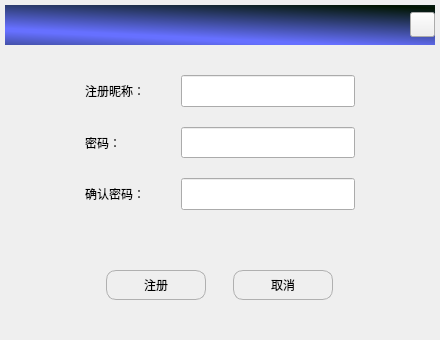
<?xml version="1.0" encoding="UTF-8"?>
<ui version="4.0">
 <class>LoginWin</class>
 <widget class="QWidget" name="LoginWin">
  <property name="geometry">
   <rect>
    <x>0</x>
    <y>0</y>
    <width>440</width>
    <height>340</height>
   </rect>
  </property>
  <property name="minimumSize">
   <size>
    <width>440</width>
    <height>340</height>
   </size>
  </property>
  <property name="maximumSize">
   <size>
    <width>440</width>
    <height>354</height>
   </size>
  </property>
  <property name="windowTitle">
   <string>LoginWin</string>
  </property>
  <layout class="QGridLayout" name="gridLayout_2">
   <property name="leftMargin">
    <number>5</number>
   </property>
   <property name="topMargin">
    <number>5</number>
   </property>
   <property name="rightMargin">
    <number>5</number>
   </property>
   <property name="bottomMargin">
    <number>5</number>
   </property>
   <item row="0" column="0">
    <widget class="QStackedWidget" name="stack_wid_main">
     <property name="currentIndex">
      <number>1</number>
     </property>
     <widget class="QWidget" name="main_page">
      <layout class="QVBoxLayout" name="verticalLayout_2" stretch="10,10">
       <property name="spacing">
        <number>0</number>
       </property>
       <property name="leftMargin">
        <number>0</number>
       </property>
       <property name="topMargin">
        <number>0</number>
       </property>
       <property name="rightMargin">
        <number>0</number>
       </property>
       <property name="bottomMargin">
        <number>0</number>
       </property>
       <item>
        <widget class="QWidget" name="wid_top" native="true">
         <property name="minimumSize">
          <size>
           <width>0</width>
           <height>130</height>
          </size>
         </property>
         <property name="maximumSize">
          <size>
           <width>16777215</width>
           <height>130</height>
          </size>
         </property>
         <property name="styleSheet">
          <string notr="true">#wid_top
{
background-color: qlineargradient(spread:reflect, x1:0.845, y1:0, x2:0.408, y2:0.829727, stop:0 rgba(0, 20, 0, 255), stop:0.966102 rgba(102, 112, 255, 255));
}</string>
         </property>
         <layout class="QVBoxLayout" name="verticalLayout_3" stretch="10,10">
          <property name="spacing">
           <number>0</number>
          </property>
          <property name="leftMargin">
           <number>0</number>
          </property>
          <property name="topMargin">
           <number>0</number>
          </property>
          <property name="rightMargin">
           <number>0</number>
          </property>
          <property name="bottomMargin">
           <number>0</number>
          </property>
          <item>
           <widget class="QWidget" name="wid_tool" native="true">
            <property name="minimumSize">
             <size>
              <width>0</width>
              <height>50</height>
             </size>
            </property>
            <property name="maximumSize">
             <size>
              <width>16777215</width>
              <height>50</height>
             </size>
            </property>
            <layout class="QHBoxLayout" name="horizontalLayout" stretch="10,0,10,4">
             <property name="spacing">
              <number>0</number>
             </property>
             <property name="leftMargin">
              <number>0</number>
             </property>
             <property name="topMargin">
              <number>0</number>
             </property>
             <property name="rightMargin">
              <number>0</number>
             </property>
             <property name="bottomMargin">
              <number>0</number>
             </property>
             <item>
              <widget class="QLabel" name="lab_logo">
               <property name="minimumSize">
                <size>
                 <width>50</width>
                 <height>0</height>
                </size>
               </property>
               <property name="maximumSize">
                <size>
                 <width>50</width>
                 <height>16777215</height>
                </size>
               </property>
               <property name="styleSheet">
                <string notr="true">border-image: url(:/PandaChatClient/all_image/Win_Login/logo.png);
margin-top:8px;
margin-bottom:8px;
margin-left:8px;
margin-right:8px;</string>
               </property>
               <property name="text">
                <string/>
               </property>
              </widget>
             </item>
             <item>
              <widget class="QLabel" name="lab_logo_text">
               <property name="minimumSize">
                <size>
                 <width>100</width>
                 <height>0</height>
                </size>
               </property>
               <property name="maximumSize">
                <size>
                 <width>100</width>
                 <height>16777215</height>
                </size>
               </property>
               <property name="styleSheet">
                <string notr="true">color: rgb(255, 255, 255);
border-image: url(:/PandaChatClient/all_image/Win_Login/logo_text.png);
margin-top:10px;
margin-bottom:10px;
</string>
               </property>
               <property name="text">
                <string/>
               </property>
              </widget>
             </item>
             <item>
              <spacer name="horizontalSpacer">
               <property name="orientation">
                <enum>Qt::Horizontal</enum>
               </property>
               <property name="sizeHint" stdset="0">
                <size>
                 <width>197</width>
                 <height>20</height>
                </size>
               </property>
              </spacer>
             </item>
             <item>
              <widget class="QWidget" name="wid_top_btns" native="true">
               <layout class="QGridLayout" name="gridLayout" rowstretch="1,1" columnstretch="10,10,10">
                <property name="leftMargin">
                 <number>2</number>
                </property>
                <property name="topMargin">
                 <number>0</number>
                </property>
                <property name="rightMargin">
                 <number>0</number>
                </property>
                <property name="bottomMargin">
                 <number>0</number>
                </property>
                <property name="spacing">
                 <number>0</number>
                </property>
                <item row="0" column="0">
                 <widget class="QPushButton" name="btn_setting">
                  <property name="sizePolicy">
                   <sizepolicy hsizetype="Expanding" vsizetype="Expanding">
                    <horstretch>0</horstretch>
                    <verstretch>0</verstretch>
                   </sizepolicy>
                  </property>
                  <property name="minimumSize">
                   <size>
                    <width>25</width>
                    <height>25</height>
                   </size>
                  </property>
                  <property name="maximumSize">
                   <size>
                    <width>25</width>
                    <height>25</height>
                   </size>
                  </property>
                  <property name="focusPolicy">
                   <enum>Qt::ClickFocus</enum>
                  </property>
                  <property name="styleSheet">
                   <string notr="true">

QPushButton 
{
border-image: url(:/PandaChatClient/all_image/Win_Login/setting.png);
}

QPushButton:pressed
{
border-image: url(:/PandaChatClient/all_image/Win_Login/setting.png);
background-color: rgb(255, 255, 255,200);
}
QPushButton:hover
{
border-image: url(:/PandaChatClient/all_image/Win_Login/setting.png);
background-color: rgb(255, 255, 255,100);
}


QPushButton:disabled 
{

}</string>
                  </property>
                  <property name="text">
                   <string/>
                  </property>
                 </widget>
                </item>
                <item row="0" column="1">
                 <widget class="QPushButton" name="btn_min">
                  <property name="sizePolicy">
                   <sizepolicy hsizetype="Expanding" vsizetype="Expanding">
                    <horstretch>0</horstretch>
                    <verstretch>0</verstretch>
                   </sizepolicy>
                  </property>
                  <property name="minimumSize">
                   <size>
                    <width>25</width>
                    <height>25</height>
                   </size>
                  </property>
                  <property name="maximumSize">
                   <size>
                    <width>25</width>
                    <height>25</height>
                   </size>
                  </property>
                  <property name="focusPolicy">
                   <enum>Qt::ClickFocus</enum>
                  </property>
                  <property name="styleSheet">
                   <string notr="true">

QPushButton 
{
border-image: url(:/PandaChatClient/all_image/Win_Login/win_min.png);
}

QPushButton:pressed
{
border-image: url(:/PandaChatClient/all_image/Win_Login/win_min.png);
background-color: rgb(255, 255, 255,200);
}
QPushButton:hover
{
border-image: url(:/PandaChatClient/all_image/Win_Login/win_min.png);
background-color: rgb(255, 255, 255,100);
}


QPushButton:disabled 
{

}</string>
                  </property>
                  <property name="text">
                   <string/>
                  </property>
                 </widget>
                </item>
                <item row="0" column="2">
                 <widget class="QPushButton" name="btn_close">
                  <property name="minimumSize">
                   <size>
                    <width>25</width>
                    <height>25</height>
                   </size>
                  </property>
                  <property name="maximumSize">
                   <size>
                    <width>25</width>
                    <height>25</height>
                   </size>
                  </property>
                  <property name="focusPolicy">
                   <enum>Qt::ClickFocus</enum>
                  </property>
                  <property name="styleSheet">
                   <string notr="true">
QPushButton 
{
border-image: url(:/PandaChatClient/all_image/Win_Login/close.png);
}

QPushButton:pressed
{
border-image: url(:/PandaChatClient/all_image/Win_Login/close.png);
background-color: rgb(255, 84, 57,255);
}
QPushButton:hover
{
border-image: url(:/PandaChatClient/all_image/Win_Login/close.png);
background-color: rgb(255, 84, 57,255);
}


QPushButton:disabled 
{

}</string>
                  </property>
                  <property name="text">
                   <string/>
                  </property>
                 </widget>
                </item>
                <item row="1" column="1">
                 <spacer name="verticalSpacer_2">
                  <property name="orientation">
                   <enum>Qt::Vertical</enum>
                  </property>
                  <property name="sizeHint" stdset="0">
                   <size>
                    <width>20</width>
                    <height>22</height>
                   </size>
                  </property>
                 </spacer>
                </item>
               </layout>
              </widget>
             </item>
            </layout>
           </widget>
          </item>
          <item>
           <spacer name="verticalSpacer">
            <property name="orientation">
             <enum>Qt::Vertical</enum>
            </property>
            <property name="sizeHint" stdset="0">
             <size>
              <width>20</width>
              <height>77</height>
             </size>
            </property>
           </spacer>
          </item>
         </layout>
        </widget>
       </item>
       <item>
        <widget class="QWidget" name="wid_bottom" native="true">
         <property name="styleSheet">
          <string notr="true">#wid_bottom
{
background-color: rgb(255, 255, 255);
}</string>
         </property>
         <layout class="QHBoxLayout" name="horizontalLayout_2" stretch="10,10,10">
          <property name="spacing">
           <number>0</number>
          </property>
          <property name="leftMargin">
           <number>0</number>
          </property>
          <property name="topMargin">
           <number>0</number>
          </property>
          <property name="rightMargin">
           <number>0</number>
          </property>
          <property name="bottomMargin">
           <number>0</number>
          </property>
          <item>
           <widget class="QWidget" name="wid_left" native="true">
            <layout class="QVBoxLayout" name="verticalLayout_4">
             <property name="spacing">
              <number>0</number>
             </property>
             <property name="leftMargin">
              <number>0</number>
             </property>
             <property name="topMargin">
              <number>0</number>
             </property>
             <property name="rightMargin">
              <number>0</number>
             </property>
             <property name="bottomMargin">
              <number>10</number>
             </property>
             <item>
              <spacer name="verticalSpacer_3">
               <property name="orientation">
                <enum>Qt::Vertical</enum>
               </property>
               <property name="sizeHint" stdset="0">
                <size>
                 <width>20</width>
                 <height>175</height>
                </size>
               </property>
              </spacer>
             </item>
             <item>
              <widget class="QPushButton" name="btn_register">
               <property name="focusPolicy">
                <enum>Qt::ClickFocus</enum>
               </property>
               <property name="styleSheet">
                <string notr="true">
QPushButton 
{
color: rgb(166, 166, 166);
border:0px;

}

QPushButton:pressed
{
color: rgb(100, 100, 100);
border:0px;
}

QPushButton:hover
{
color: rgb(100, 100, 100);
border:0px;
}


QPushButton:disabled 
{

}</string>
               </property>
               <property name="text">
                <string>注册账号</string>
               </property>
              </widget>
             </item>
            </layout>
           </widget>
          </item>
          <item>
           <widget class="QWidget" name="wid_mid" native="true">
            <property name="minimumSize">
             <size>
              <width>240</width>
              <height>0</height>
             </size>
            </property>
            <property name="maximumSize">
             <size>
              <width>240</width>
              <height>16777215</height>
             </size>
            </property>
            <layout class="QVBoxLayout" name="verticalLayout_5">
             <property name="spacing">
              <number>8</number>
             </property>
             <property name="leftMargin">
              <number>0</number>
             </property>
             <property name="topMargin">
              <number>40</number>
             </property>
             <property name="rightMargin">
              <number>0</number>
             </property>
             <property name="bottomMargin">
              <number>20</number>
             </property>
             <item>
              <widget class="QWidget" name="wid_account" native="true">
               <property name="sizePolicy">
                <sizepolicy hsizetype="Expanding" vsizetype="Expanding">
                 <horstretch>0</horstretch>
                 <verstretch>0</verstretch>
                </sizepolicy>
               </property>
               <property name="minimumSize">
                <size>
                 <width>0</width>
                 <height>30</height>
                </size>
               </property>
               <property name="maximumSize">
                <size>
                 <width>16777215</width>
                 <height>30</height>
                </size>
               </property>
               <property name="styleSheet">
                <string notr="true">#wid_account
{
border:1px solid;
border-top:0px;
border-left:0px;
border-right:0px;
border-color:rgb(229,229,229);
}</string>
               </property>
               <layout class="QHBoxLayout" name="horizontalLayout_3" stretch="1,10">
                <property name="spacing">
                 <number>5</number>
                </property>
                <property name="leftMargin">
                 <number>2</number>
                </property>
                <property name="topMargin">
                 <number>1</number>
                </property>
                <property name="rightMargin">
                 <number>2</number>
                </property>
                <property name="bottomMargin">
                 <number>1</number>
                </property>
                <item>
                 <widget class="QLabel" name="lab_account_logo">
                  <property name="minimumSize">
                   <size>
                    <width>20</width>
                    <height>20</height>
                   </size>
                  </property>
                  <property name="maximumSize">
                   <size>
                    <width>20</width>
                    <height>20</height>
                   </size>
                  </property>
                  <property name="styleSheet">
                   <string notr="true">border-image: url(:/PandaChatClient/all_image/Win_Login/uncheck_account_ logo.png);</string>
                  </property>
                  <property name="text">
                   <string/>
                  </property>
                 </widget>
                </item>
                <item>
                 <widget class="QLineEdit" name="edit_account">
                  <property name="sizePolicy">
                   <sizepolicy hsizetype="Expanding" vsizetype="Expanding">
                    <horstretch>0</horstretch>
                    <verstretch>0</verstretch>
                   </sizepolicy>
                  </property>
                  <property name="focusPolicy">
                   <enum>Qt::StrongFocus</enum>
                  </property>
                  <property name="styleSheet">
                   <string notr="true">border:0px;</string>
                  </property>
                 </widget>
                </item>
               </layout>
              </widget>
             </item>
             <item>
              <widget class="QWidget" name="wid_password" native="true">
               <property name="sizePolicy">
                <sizepolicy hsizetype="Expanding" vsizetype="Expanding">
                 <horstretch>0</horstretch>
                 <verstretch>0</verstretch>
                </sizepolicy>
               </property>
               <property name="minimumSize">
                <size>
                 <width>0</width>
                 <height>30</height>
                </size>
               </property>
               <property name="maximumSize">
                <size>
                 <width>1111111</width>
                 <height>30</height>
                </size>
               </property>
               <property name="styleSheet">
                <string notr="true">#wid_password
{
border:1px solid;
border-top:0px;
border-left:0px;
border-right:0px;
border-color:rgb(229,229,229);
}</string>
               </property>
               <layout class="QHBoxLayout" name="horizontalLayout_4" stretch="10,100">
                <property name="spacing">
                 <number>5</number>
                </property>
                <property name="leftMargin">
                 <number>2</number>
                </property>
                <property name="topMargin">
                 <number>1</number>
                </property>
                <property name="rightMargin">
                 <number>2</number>
                </property>
                <property name="bottomMargin">
                 <number>1</number>
                </property>
                <item>
                 <widget class="QLabel" name="lab_password_logo">
                  <property name="minimumSize">
                   <size>
                    <width>20</width>
                    <height>20</height>
                   </size>
                  </property>
                  <property name="maximumSize">
                   <size>
                    <width>20</width>
                    <height>20</height>
                   </size>
                  </property>
                  <property name="styleSheet">
                   <string notr="true">border-image: url(:/PandaChatClient/all_image/Win_Login/uncheck_code_logo.png);</string>
                  </property>
                  <property name="text">
                   <string/>
                  </property>
                 </widget>
                </item>
                <item>
                 <widget class="QLineEdit" name="edit_password">
                  <property name="sizePolicy">
                   <sizepolicy hsizetype="Expanding" vsizetype="Expanding">
                    <horstretch>0</horstretch>
                    <verstretch>0</verstretch>
                   </sizepolicy>
                  </property>
                  <property name="minimumSize">
                   <size>
                    <width>0</width>
                    <height>1</height>
                   </size>
                  </property>
                  <property name="maximumSize">
                   <size>
                    <width>16777215</width>
                    <height>11111</height>
                   </size>
                  </property>
                  <property name="styleSheet">
                   <string notr="true">border:0px;</string>
                  </property>
                  <property name="echoMode">
                   <enum>QLineEdit::Password</enum>
                  </property>
                 </widget>
                </item>
               </layout>
              </widget>
             </item>
             <item>
              <widget class="QWidget" name="wid_btns" native="true">
               <property name="sizePolicy">
                <sizepolicy hsizetype="Expanding" vsizetype="Expanding">
                 <horstretch>0</horstretch>
                 <verstretch>0</verstretch>
                </sizepolicy>
               </property>
               <property name="minimumSize">
                <size>
                 <width>0</width>
                 <height>35</height>
                </size>
               </property>
               <property name="maximumSize">
                <size>
                 <width>16777215</width>
                 <height>35</height>
                </size>
               </property>
               <layout class="QHBoxLayout" name="horizontalLayout_5">
                <property name="spacing">
                 <number>0</number>
                </property>
                <property name="leftMargin">
                 <number>0</number>
                </property>
                <property name="topMargin">
                 <number>0</number>
                </property>
                <property name="rightMargin">
                 <number>0</number>
                </property>
                <property name="bottomMargin">
                 <number>0</number>
                </property>
                <item>
                 <widget class="QCheckBox" name="checkbtn_auto_login">
                  <property name="focusPolicy">
                   <enum>Qt::ClickFocus</enum>
                  </property>
                  <property name="styleSheet">
                   <string notr="true">QCheckBox{color:rgb(166,166,166)} 

QCheckBox::indicator {width: 15px; height:15px;color: rgb(166, 166, 166);}

QCheckBox:focus
{
color:rgb(166, 166, 166);
}

QCheckBox::indicator:unchecked {border-image: url(:/PandaChatClient/all_image/Win_Login/uncheck_checkbtn.png);}


QCheckBox::indicator:checked {border-image: url(:/PandaChatClient/all_image/Win_Login/check_checkbtn.png);}
</string>
                  </property>
                  <property name="text">
                   <string>自动登陆</string>
                  </property>
                 </widget>
                </item>
                <item>
                 <widget class="QCheckBox" name="checkbtn_remb_password">
                  <property name="focusPolicy">
                   <enum>Qt::ClickFocus</enum>
                  </property>
                  <property name="styleSheet">
                   <string notr="true">QCheckBox{color:rgb(166,166,166)} 

QCheckBox::indicator {width: 15px; height:15px;color: rgb(166, 166, 166);}

QCheckBox:focus
{
color:rgb(166, 166, 166);
}

QCheckBox::indicator:unchecked {border-image: url(:/PandaChatClient/all_image/Win_Login/uncheck_checkbtn.png);}


QCheckBox::indicator:checked {border-image: url(:/PandaChatClient/all_image/Win_Login/check_checkbtn.png);}</string>
                  </property>
                  <property name="text">
                   <string>记住密码</string>
                  </property>
                 </widget>
                </item>
                <item>
                 <widget class="QPushButton" name="btn_search_password">
                  <property name="focusPolicy">
                   <enum>Qt::ClickFocus</enum>
                  </property>
                  <property name="styleSheet">
                   <string notr="true">background-color: rgb(255, 255, 255);
color: rgb(166, 166, 166);
border:0px;</string>
                  </property>
                  <property name="text">
                   <string>找回密码</string>
                  </property>
                 </widget>
                </item>
               </layout>
              </widget>
             </item>
             <item>
              <widget class="QPushButton" name="btn_login_in">
               <property name="sizePolicy">
                <sizepolicy hsizetype="Expanding" vsizetype="Expanding">
                 <horstretch>0</horstretch>
                 <verstretch>0</verstretch>
                </sizepolicy>
               </property>
               <property name="minimumSize">
                <size>
                 <width>0</width>
                 <height>35</height>
                </size>
               </property>
               <property name="maximumSize">
                <size>
                 <width>16777215</width>
                 <height>35</height>
                </size>
               </property>
               <property name="focusPolicy">
                <enum>Qt::ClickFocus</enum>
               </property>
               <property name="styleSheet">
                <string notr="true">color: rgb(255, 255, 255);
background-color: rgb(80, 90, 196);
radius:5px;
border-radius:5px;</string>
               </property>
               <property name="text">
                <string>登陆</string>
               </property>
              </widget>
             </item>
            </layout>
           </widget>
          </item>
          <item>
           <widget class="QWidget" name="wid_right" native="true"/>
          </item>
         </layout>
        </widget>
       </item>
      </layout>
     </widget>
     <widget class="QWidget" name="regist_page">
      <layout class="QGridLayout" name="gridLayout_3">
       <property name="leftMargin">
        <number>0</number>
       </property>
       <property name="topMargin">
        <number>0</number>
       </property>
       <property name="rightMargin">
        <number>0</number>
       </property>
       <property name="bottomMargin">
        <number>0</number>
       </property>
       <property name="spacing">
        <number>0</number>
       </property>
       <item row="0" column="0">
        <widget class="QWidget" name="wid_regist" native="true">
         <layout class="QVBoxLayout" name="verticalLayout" stretch="10,110,10">
          <property name="spacing">
           <number>0</number>
          </property>
          <property name="leftMargin">
           <number>0</number>
          </property>
          <property name="topMargin">
           <number>0</number>
          </property>
          <property name="rightMargin">
           <number>0</number>
          </property>
          <property name="bottomMargin">
           <number>0</number>
          </property>
          <item>
           <widget class="QWidget" name="wid_regist_top" native="true">
            <property name="minimumSize">
             <size>
              <width>0</width>
              <height>40</height>
             </size>
            </property>
            <property name="maximumSize">
             <size>
              <width>16777215</width>
              <height>40</height>
             </size>
            </property>
            <property name="styleSheet">
             <string notr="true">#wid_regist_top
{
background-color: qlineargradient(spread:reflect, x1:0.845, y1:0, x2:0.408, y2:0.829727, stop:0 rgba(0, 20, 0, 255), stop:0.966102 rgba(102, 112, 255, 255));
}</string>
            </property>
            <layout class="QHBoxLayout" name="horizontalLayout_6" stretch="0,0">
             <property name="spacing">
              <number>0</number>
             </property>
             <property name="leftMargin">
              <number>0</number>
             </property>
             <property name="topMargin">
              <number>0</number>
             </property>
             <property name="rightMargin">
              <number>0</number>
             </property>
             <property name="bottomMargin">
              <number>0</number>
             </property>
             <item>
              <spacer name="horizontalSpacer_2">
               <property name="orientation">
                <enum>Qt::Horizontal</enum>
               </property>
               <property name="sizeHint" stdset="0">
                <size>
                 <width>40</width>
                 <height>20</height>
                </size>
               </property>
              </spacer>
             </item>
             <item>
              <widget class="QPushButton" name="btn_regist_close">
               <property name="minimumSize">
                <size>
                 <width>25</width>
                 <height>25</height>
                </size>
               </property>
               <property name="maximumSize">
                <size>
                 <width>25</width>
                 <height>25</height>
                </size>
               </property>
               <property name="styleSheet">
                <string notr="true">
QPushButton 
{
border-image: url(:/PandaChatClient/all_image/Win_Login/close.png);
padding-left:10px;

}

QPushButton:pressed
{
border-image: url(:/PandaChatClient/all_image/Win_Login/close.png);
background-color: rgb(255, 84, 57,255);
}
QPushButton:hover
{
border-image: url(:/PandaChatClient/all_image/Win_Login/close.png);
background-color: rgb(255, 84, 57,255);
padding-left:10px;
}


QPushButton:disabled 
{

}</string>
               </property>
               <property name="text">
                <string/>
               </property>
              </widget>
             </item>
            </layout>
           </widget>
          </item>
          <item>
           <widget class="QWidget" name="wid_regist_main" native="true">
            <property name="styleSheet">
             <string notr="true">#wid_regist_main
{

	background-color: rgb(239, 239, 239);
}</string>
            </property>
            <layout class="QVBoxLayout" name="verticalLayout_6">
             <property name="spacing">
              <number>20</number>
             </property>
             <property name="leftMargin">
              <number>80</number>
             </property>
             <property name="topMargin">
              <number>30</number>
             </property>
             <property name="rightMargin">
              <number>80</number>
             </property>
             <property name="bottomMargin">
              <number>5</number>
             </property>
             <item>
              <layout class="QHBoxLayout" name="horizontalLayout_7">
               <item>
                <widget class="QLabel" name="lab_regist_name">
                 <property name="minimumSize">
                  <size>
                   <width>90</width>
                   <height>0</height>
                  </size>
                 </property>
                 <property name="maximumSize">
                  <size>
                   <width>90</width>
                   <height>16777215</height>
                  </size>
                 </property>
                 <property name="text">
                  <string>注册昵称：</string>
                 </property>
                </widget>
               </item>
               <item>
                <widget class="QLineEdit" name="edit_regist_name">
                 <property name="sizePolicy">
                  <sizepolicy hsizetype="Expanding" vsizetype="Expanding">
                   <horstretch>0</horstretch>
                   <verstretch>0</verstretch>
                  </sizepolicy>
                 </property>
                 <property name="maxLength">
                  <number>8</number>
                 </property>
                </widget>
               </item>
              </layout>
             </item>
             <item>
              <layout class="QHBoxLayout" name="horizontalLayout_8">
               <item>
                <widget class="QLabel" name="lab_regist_password">
                 <property name="minimumSize">
                  <size>
                   <width>90</width>
                   <height>0</height>
                  </size>
                 </property>
                 <property name="maximumSize">
                  <size>
                   <width>90</width>
                   <height>16777215</height>
                  </size>
                 </property>
                 <property name="text">
                  <string>密码：</string>
                 </property>
                </widget>
               </item>
               <item>
                <widget class="QLineEdit" name="edit_regist_password">
                 <property name="sizePolicy">
                  <sizepolicy hsizetype="Expanding" vsizetype="Expanding">
                   <horstretch>0</horstretch>
                   <verstretch>0</verstretch>
                  </sizepolicy>
                 </property>
                 <property name="maxLength">
                  <number>10</number>
                 </property>
                 <property name="echoMode">
                  <enum>QLineEdit::Password</enum>
                 </property>
                </widget>
               </item>
              </layout>
             </item>
             <item>
              <layout class="QHBoxLayout" name="horizontalLayout_9">
               <item>
                <widget class="QLabel" name="lab_regist_password_confirm">
                 <property name="minimumSize">
                  <size>
                   <width>90</width>
                   <height>0</height>
                  </size>
                 </property>
                 <property name="maximumSize">
                  <size>
                   <width>90</width>
                   <height>16777215</height>
                  </size>
                 </property>
                 <property name="text">
                  <string>确认密码：</string>
                 </property>
                </widget>
               </item>
               <item>
                <widget class="QLineEdit" name="edit_regist_password_confirm">
                 <property name="sizePolicy">
                  <sizepolicy hsizetype="Expanding" vsizetype="Expanding">
                   <horstretch>0</horstretch>
                   <verstretch>0</verstretch>
                  </sizepolicy>
                 </property>
                 <property name="maxLength">
                  <number>10</number>
                 </property>
                 <property name="echoMode">
                  <enum>QLineEdit::Password</enum>
                 </property>
                </widget>
               </item>
              </layout>
             </item>
             <item>
              <widget class="QLabel" name="lab_regist_tips">
               <property name="minimumSize">
                <size>
                 <width>0</width>
                 <height>20</height>
                </size>
               </property>
               <property name="maximumSize">
                <size>
                 <width>16777215</width>
                 <height>20</height>
                </size>
               </property>
               <property name="styleSheet">
                <string notr="true">color: rgb(255, 0, 0);</string>
               </property>
               <property name="text">
                <string/>
               </property>
               <property name="alignment">
                <set>Qt::AlignCenter</set>
               </property>
              </widget>
             </item>
            </layout>
           </widget>
          </item>
          <item>
           <widget class="QWidget" name="wid_regist_bottom" native="true">
            <property name="minimumSize">
             <size>
              <width>0</width>
              <height>80</height>
             </size>
            </property>
            <property name="maximumSize">
             <size>
              <width>16777215</width>
              <height>80</height>
             </size>
            </property>
            <property name="styleSheet">
             <string notr="true">#wid_regist_bottom
{
	background-color: rgb(239, 239, 239);
}</string>
            </property>
            <layout class="QHBoxLayout" name="horizontalLayout_10">
             <property name="leftMargin">
              <number>80</number>
             </property>
             <property name="rightMargin">
              <number>80</number>
             </property>
             <property name="bottomMargin">
              <number>30</number>
             </property>
             <item>
              <widget class="QPushButton" name="btn_regist">
               <property name="sizePolicy">
                <sizepolicy hsizetype="Expanding" vsizetype="Expanding">
                 <horstretch>0</horstretch>
                 <verstretch>0</verstretch>
                </sizepolicy>
               </property>
               <property name="minimumSize">
                <size>
                 <width>100</width>
                 <height>30</height>
                </size>
               </property>
               <property name="maximumSize">
                <size>
                 <width>100</width>
                 <height>30</height>
                </size>
               </property>
               <property name="focusPolicy">
                <enum>Qt::NoFocus</enum>
               </property>
               <property name="styleSheet">
                <string notr="true">#btn_regist
{
border:1px solid;
border-radius:10px;
border-color: rgb(176, 176, 176);
}</string>
               </property>
               <property name="text">
                <string>注册</string>
               </property>
              </widget>
             </item>
             <item>
              <widget class="QPushButton" name="btn_cancel_regist">
               <property name="sizePolicy">
                <sizepolicy hsizetype="Expanding" vsizetype="Expanding">
                 <horstretch>0</horstretch>
                 <verstretch>0</verstretch>
                </sizepolicy>
               </property>
               <property name="minimumSize">
                <size>
                 <width>100</width>
                 <height>30</height>
                </size>
               </property>
               <property name="maximumSize">
                <size>
                 <width>100</width>
                 <height>30</height>
                </size>
               </property>
               <property name="focusPolicy">
                <enum>Qt::NoFocus</enum>
               </property>
               <property name="styleSheet">
                <string notr="true">#btn_cancel_regist
{
border:1px solid;
border-radius:10px;
border-color: rgb(176, 176, 176);
}</string>
               </property>
               <property name="text">
                <string>取消</string>
               </property>
              </widget>
             </item>
            </layout>
           </widget>
          </item>
         </layout>
        </widget>
       </item>
      </layout>
     </widget>
     <widget class="QWidget" name="logining_page">
      <layout class="QGridLayout" name="gridLayout_4">
       <property name="leftMargin">
        <number>0</number>
       </property>
       <property name="topMargin">
        <number>0</number>
       </property>
       <property name="rightMargin">
        <number>0</number>
       </property>
       <property name="bottomMargin">
        <number>0</number>
       </property>
       <property name="spacing">
        <number>0</number>
       </property>
       <item row="0" column="0">
        <widget class="QWidget" name="wid_logining" native="true">
         <property name="styleSheet">
          <string notr="true">#wid_logining
{
background-color: qlineargradient(spread:reflect, x1:0.845, y1:0, x2:0.408, y2:0.829727, stop:0 rgba(0, 20, 0, 255), stop:0.966102 rgba(102, 112, 255, 255));
}</string>
         </property>
         <layout class="QGridLayout" name="gridLayout_5" rowstretch="15,10,10" columnstretch="10,10,10">
          <property name="leftMargin">
           <number>0</number>
          </property>
          <property name="topMargin">
           <number>0</number>
          </property>
          <property name="rightMargin">
           <number>0</number>
          </property>
          <property name="bottomMargin">
           <number>0</number>
          </property>
          <property name="spacing">
           <number>0</number>
          </property>
          <item row="0" column="1">
           <spacer name="verticalSpacer_4">
            <property name="orientation">
             <enum>Qt::Vertical</enum>
            </property>
            <property name="sizeHint" stdset="0">
             <size>
              <width>20</width>
              <height>138</height>
             </size>
            </property>
           </spacer>
          </item>
          <item row="1" column="0">
           <spacer name="horizontalSpacer_3">
            <property name="orientation">
             <enum>Qt::Horizontal</enum>
            </property>
            <property name="sizeHint" stdset="0">
             <size>
              <width>140</width>
              <height>20</height>
             </size>
            </property>
           </spacer>
          </item>
          <item row="1" column="1">
           <widget class="QLabel" name="lab_logining">
            <property name="styleSheet">
             <string notr="true">color: rgb(255, 255, 255);</string>
            </property>
            <property name="text">
             <string>登陆中..</string>
            </property>
            <property name="alignment">
             <set>Qt::AlignCenter</set>
            </property>
           </widget>
          </item>
          <item row="1" column="2">
           <spacer name="horizontalSpacer_4">
            <property name="orientation">
             <enum>Qt::Horizontal</enum>
            </property>
            <property name="sizeHint" stdset="0">
             <size>
              <width>140</width>
              <height>20</height>
             </size>
            </property>
           </spacer>
          </item>
          <item row="2" column="1">
           <spacer name="verticalSpacer_5">
            <property name="orientation">
             <enum>Qt::Vertical</enum>
            </property>
            <property name="sizeHint" stdset="0">
             <size>
              <width>20</width>
              <height>91</height>
             </size>
            </property>
           </spacer>
          </item>
         </layout>
        </widget>
       </item>
      </layout>
     </widget>
    </widget>
   </item>
  </layout>
 </widget>
 <layoutdefault spacing="6" margin="11"/>
 <resources>
  <include location="../PandaChatClient.qrc"/>
 </resources>
 <connections/>
</ui>
